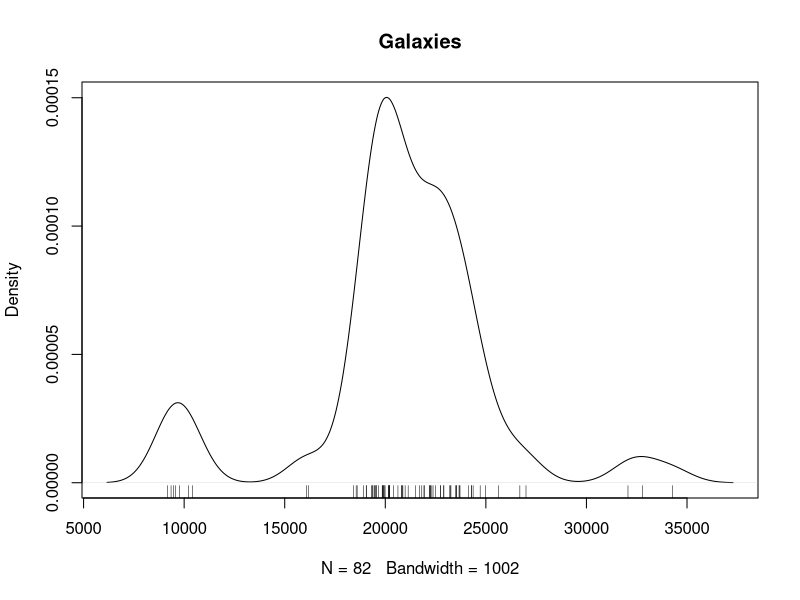

The R script that drew this image:
## ---- chunk 1
plot(density(MASS::galaxies), main = "Galaxies")
rug(MASS::galaxies)
